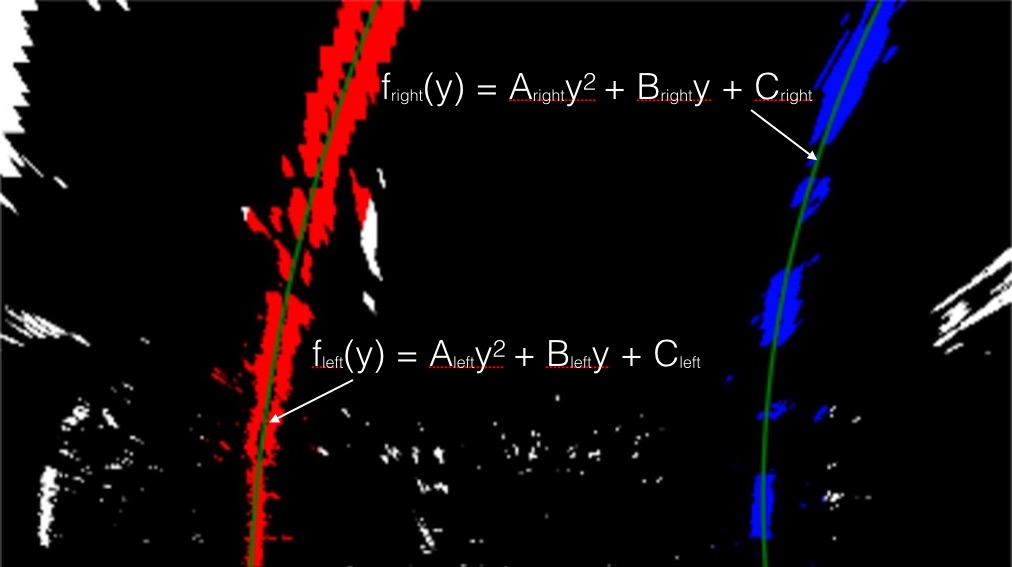
#> input picture examples/color_fit_lines.jpg, 1012 x 567 px; its folder holds only this picture in this run
$ python -i video_pipeline.py   (imports and definitions only)   (older library calls are emulated)
#> lines starting #> are read from the running program, lines starting #| are printed output that depends on the picture; after the words box and inside, x2 and y2 are one past the last pixel; in counts of white or black regions, pixels touching at a corner belong together
### image_thresholding.py
import numpy as np
import cv2


# Threshold functions
def abs_sobel_thresh(img, orient='x', sobel_kernel=3, thresh=(0, 255)):
    gray = cv2.cvtColor(img, cv2.COLOR_RGB2GRAY)
    if orient=='x':
        sobel = cv2.Sobel(gray, cv2.CV_64F, 1, 0, ksize=sobel_kernel)
    elif orient=='y':
        sobel = cv2.Sobel(gray, cv2.CV_64F, 0, 1, ksize=sobel_kernel)
    abs_sobel = np.abs(sobel)
    scaled_sobel = np.uint8(255*abs_sobel/np.max(abs_sobel))
    grad_binary = np.zeros_like(abs_sobel)
    grad_binary[(scaled_sobel >= thresh[0]) & (scaled_sobel <= thresh[1])] = 1
    return grad_binary


def mag_thresh(img, sobel_kernel=3, mag_thresh=(0, 255)):
    gray = cv2.cvtColor(img, cv2.COLOR_RGB2GRAY)
    sobelx = cv2.Sobel(gray, cv2.CV_64F, 1, 0, ksize=sobel_kernel)
    sobely = cv2.Sobel(gray, cv2.CV_64F, 0, 1, ksize=sobel_kernel)
    mag_sobel = np.sqrt(sobelx**2 + sobely**2)
    scaled_sobel = np.uint8(255*mag_sobel/np.max(mag_sobel))
    mag_binary = np.zeros_like(gray)
    mag_binary[(scaled_sobel >= mag_thresh[0]) & (scaled_sobel <= mag_thresh[1])] = 1
    return mag_binary


def dir_threshold(img, sobel_kernel=3, thresh=(0, np.pi / 2)):
    gray = cv2.cvtColor(img, cv2.COLOR_RGB2GRAY)
    sobelx = cv2.Sobel(gray, cv2.CV_64F, 1, 0, ksize=sobel_kernel)
    sobely = cv2.Sobel(gray, cv2.CV_64F, 0, 1, ksize=sobel_kernel)
    abs_sobelx = np.abs(sobelx)
    abs_sobely = np.abs(sobely)
    dir_sobel = np.arctan2(abs_sobely, abs_sobelx)
    binary_output = np.zeros_like(gray)
    binary_output[(dir_sobel >= thresh[0]) & (dir_sobel <= thresh[1])] = 1
    return binary_output


def hls_select(img, thresh=(0, 255)):
    # 1) Convert to HLS color space
    hls = cv2.cvtColor(img, cv2.COLOR_RGB2HLS)
    # 2) Apply a threshold to the S channel
    s = hls[:, :, 2]
    binary_output = np.zeros_like(s)
    binary_output[(s > thresh[0]) & (s <= thresh[1])] = 1
    # 3) Return a binary image of threshold result
    # binary_output = np.copy(img) # placeholder line
    return binary_output

def white_select(img, thresh=200):
    binary_output = np.zeros_like(img[:, :, 0])
    binary_output[(img[:,:,0] > thresh) & (img[:,:,1] > thresh) & (img[:,:,2] > thresh)] = 1
    # 3) Return a binary image of threshold result
    # binary_output = np.copy(img) # placeholder line
    return binary_output


def yellow_select(img, thresh=(0, 255)):
    rg_th = 125
    bl_th = 115
    binary_output = np.zeros_like(img[:, :, 0])
    binary_output[(img[:,:,0] > rg_th) & (img[:,:,1] > rg_th) & (img[:,:,2] < bl_th)] = 1
    # 3) Return a binary image of threshold result
    # binary_output = np.copy(img) # placeholder line
    return binary_output

### line_fit.py
import numpy as np
import cv2
import matplotlib.pyplot as plt


# Functions for polynomial fitting step
def find_lane_pixels(binary_warped):
    # Take a histogram of the bottom half of the image
    histogram = np.sum(binary_warped[binary_warped.shape[0] // 2:, :], axis=0)
    # Create an output image to draw on and visualize the result
    out_img = np.dstack((binary_warped, binary_warped, binary_warped))
    # Find the peak of the left and right halves of the histogram
    # These will be the starting point for the left and right lines
    midpoint = np.int(histogram.shape[0] // 2)
    leftx_base = np.argmax(histogram[:midpoint])
    rightx_base = np.argmax(histogram[midpoint:]) + midpoint

    # HYPERPARAMETERS
    nwindows = 9        # Choose the number of sliding windows
    margin = 130        # Set the width of the windows +/- margin
    minpix = 50         # Set minimum number of pixels found to recenter window

    # Set height of windows - based on nwindows above and image shape
    window_height = np.int(binary_warped.shape[0] // nwindows)
    # Identify the x and y positions of all nonzero pixels in the image
    nonzero = binary_warped.nonzero()
    nonzeroy = np.array(nonzero[0])
    nonzerox = np.array(nonzero[1])
    out_img[nonzeroy, nonzerox] = [255, 255, 255]
    # Current positions to be updated later for each window in nwindows
    leftx_current = leftx_base
    rightx_current = rightx_base
    # Create empty lists to receive left and right lane pixel indices
    left_lane_inds = []
    right_lane_inds = []

    # Step through the windows one by one
    for window in range(nwindows):
        # Identify window boundaries in x and y (and right and left)
        win_y_low = binary_warped.shape[0] - (window + 1) * window_height
        win_y_high = binary_warped.shape[0] - window * window_height
        # the four boundaries of the window
        win_xleft_low = leftx_current - margin
        win_xleft_high = leftx_current + margin
        win_xright_low = rightx_current - margin
        win_xright_high = rightx_current + margin
        # Draw the windows on the visualization image
        cv2.rectangle(out_img, (win_xleft_low, win_y_low),
                      (win_xleft_high, win_y_high), (0, 255, 0), 2)
        cv2.rectangle(out_img, (win_xright_low, win_y_low),
                      (win_xright_high, win_y_high), (0, 255, 0), 2)
        # Identify the nonzero pixels in x and y within the window
        good_left_inds = [i for i in range(len(nonzerox)) if
                          win_xleft_low < nonzerox[i] < win_xleft_high and
                          win_y_low < nonzeroy[i] < win_y_high]
        good_right_inds = [i for i in range(len(nonzerox)) if
                           win_xright_low < nonzerox[i] < win_xright_high and
                           win_y_low < nonzeroy[i] < win_y_high]
        # Append these indices to the lists
        left_lane_inds.append(good_left_inds)
        right_lane_inds.append(good_right_inds)
        # Recenter next window
        if len(good_left_inds) > minpix:
            leftx_current = np.int(np.mean(nonzerox[good_left_inds]))
        if len(good_right_inds) > minpix:
            rightx_current = np.int(np.mean(nonzerox[good_right_inds]))

    # Concatenate the arrays of indices (previously was a list of lists of pixels)
    try:
        left_lane_inds = np.concatenate(left_lane_inds).astype(int)
        right_lane_inds = np.concatenate(right_lane_inds).astype(int)
    except ValueError:      # Avoids an error if the above is not implemented fully
        print("Something bad happened")
        pass

    # Extract left and right line pixel positions
    leftx = nonzerox[left_lane_inds]
    lefty = nonzeroy[left_lane_inds]
    rightx = nonzerox[right_lane_inds]
    righty = nonzeroy[right_lane_inds]

    return leftx, lefty, rightx, righty, out_img


# [42 lines left out: functions find_lane_around_fit, fit_polynomial, not called in this run]


def fit(leftx, lefty, rightx, righty, y_px):
    if len(leftx) > 0 and len(rightx) > 0:
        # Fit a second order polynomial to each using `np.polyfit`
        left_fit = np.polyfit(lefty, leftx, 2)
        right_fit = np.polyfit(righty, rightx, 2)
        # Generate x and y values for plotting
        ploty = np.linspace(0, y_px - 1, y_px)
        left_px = left_fit[0] * ploty ** 2 + left_fit[1] * ploty + left_fit[2]
        right_px = right_fit[0] * ploty ** 2 + right_fit[1] * ploty + right_fit[2]
        return left_fit, right_fit, left_px, right_px, ploty
    else:
        print("Empty data!")
        return


def sanity_chk(ploty, left_px, right_px):
    sane = True
    err = ""
    width = (right_px[-1] - left_px[-1]) * 3.7/700
    if width > 4.5 or width < 3:                      # Is lane width around 3.7m (+/- 0.5)?
        sane = False
        err = "No right lane distance ({0:.1f})".format(width)
    farther = len(ploty)//2
    lane_dist = right_px[farther:] - left_px[farther:]
    sigma = np.max(lane_dist) / np.min(lane_dist)
    # print("max: {0:.3f} - min: {1:.3f}".format(np.max(lane_dist), np.min(lane_dist)))
    if sigma > 1.5:    # Are lanes more or less parallel?
        sane = False
        sg = "{0:.1f}".format(sigma)
        err = err + " - " + "No parallel lanes (" + sg + ")"
    # if left_curv < 1800 or right_curv < 1800:           # Is the curvature similar?
    #     if abs(left_curv - right_curv) > 500:
    #         sane = False
    #         err = err + " - " + "No same curvature"
    return sane, err


def find_curv(ally, left_fit, right_fit):
    ym_per_pix = 30 / 720       # meters per pixel in y dimension
    xm_per_pix = 3.7 / 700      # meters per pixel in x dimension
    ally_m = ally * ym_per_pix
    def curv(fit):
        a = (xm_per_pix / ym_per_pix ** 2) * fit[0]
        b = (xm_per_pix / ym_per_pix) * fit[1]
        return np.mean(((1 + (2 * a * ally_m + b) ** 2) ** (3 / 2)) / abs(2 * a))
    return curv(left_fit), curv(right_fit)

### Line.py
import numpy as np

# Class Line
class Line():
    def __init__(self):
        # number of frames to keep in history
        self.nframes = 4
        # history of x values lane and its average
        self.fit_x = None
        self.fit_x_hist = []
        # y values for detected line pixels
        self.fit_y = None
        # history of polynomial coefficients and its average
        self.fit_hist = []
        self.fit_avg = None
        # history of radius of curvature of the line in meters and its average
        self.curv_avg = None
        self.curv_hist = []
        # lane position closest to the vehicle in x
        self.base_pos = None

    def update(self, y, fit, x, curv):
        self.fit_y = y

        if len(self.fit_x_hist) >= self.nframes:
            self.fit_x_hist.pop(0)
            self.fit_hist.pop(0)
            self.curv_hist.pop(0)

        self.fit_x_hist.append(x)
        self.fit_hist.append(fit)
        self.curv_hist.append(curv)
        self.fit_x = np.mean(self.fit_x_hist, axis=0)
        self.fit_avg = np.mean(self.fit_hist, axis=0)
        self.curv_avg = np.mean(self.curv_hist)

        self.base_pos = self.fit_x[-1]

### video_pipeline.py
import numpy as np
import pickle
import cv2
import matplotlib.pyplot as plt
import matplotlib.image as mpimg
from moviepy.editor import VideoFileClip
from image_thresholding import *
from plotting_helpers import *
from line_fit import *
from Line import *


# *** PIPELINE ***
def pipeline(img):
    global error_im, skipped_frames

    # 1. Correct distorsion
    # open distorsion matrix
    try:
        saved_dist = pickle.load(open('calibrate_camera.p', 'rb'), encoding='latin1')
        mtx = saved_dist['mtx']
        dist = saved_dist['dist']
    except (OSError, IOError):  # No progress file yet available
        print("No saved distorsion data. Run camera_calibration.py")
    # apply correction
    undist = cv2.undistort(img, mtx, dist, None, mtx)

    # 2. Apply filters to get binary map
    ksize = 3
    gradx = abs_sobel_thresh(undist, orient='x', sobel_kernel=ksize, thresh=(10, 100))
    grady = abs_sobel_thresh(undist, orient='y', sobel_kernel=ksize, thresh=(5, 100))
    mag_bin = mag_thresh(undist, sobel_kernel=ksize, mag_thresh=(10, 200))
    dir_bin = dir_threshold(undist, sobel_kernel=15, thresh=(0.9, 1.2))
    hls_bin = hls_select(img, thresh=(50, 255))
    white_bin = white_select(img, thresh=195)
    yellow_bin = yellow_select(img)
    # combine filters to a final output
    combined = np.zeros_like(dir_bin)
    combined[((mag_bin == 1) & (dir_bin == 1) & (hls_bin == 1)) |
             ((white_bin == 1) | (yellow_bin == 1))] = 1

    # 3. Define trapezoid points on the road and transform perspective
    X = combined.shape[1]
    Y = combined.shape[0]
    src = np.float32(
            [[205, 720],
             [1075, 720],
             [700, 460],
             [580, 460]])
    dst = np.float32(
            [[300, 720],
             [980, 720],
             [980, 0],
             [300, 0]])
    # get perspective transformation matrix
    M = cv2.getPerspectiveTransform(src, dst)
    Minv = cv2.getPerspectiveTransform(dst, src)
    # warp the result of binary thresholds
    warped = cv2.warpPerspective(combined, M, (X,Y), flags=cv2.INTER_LINEAR)

    # 4. Get polinomial fit of lines
    # if > 4 frames skipped (or first frame, as skipped_frames is initialized to 100) do full search
    if skipped_frames > 5:
        fit_method = "Boxes"
        leftx, lefty, rightx, righty, out_img = find_lane_pixels(warped)
    else:
        fit_method = "Around fit"
        leftx, lefty, rightx, righty, out_img = find_lane_around_fit(warped, left_lane.fit_x, right_lane.fit_x)

    # fit polynomials and sanity check
    try:
        left_fit, right_fit, left_px, right_px, ploty = fit(leftx, lefty, rightx, righty, warped.shape[0])
        detected, err_msg = sanity_chk(ploty, left_px, right_px)
    except:
        detected, err_msg = False, "Empty data"

    if detected: skipped_frames = 0
    else:        skipped_frames += 1

    # 5. Calculate distance to center, curvature, and update Line objects
    if detected or (fit_method == "Boxes" and err_msg != "Empty data"):
        left_curv, right_curv = find_curv(ploty, left_fit, right_fit)
        left_lane.update(ploty, left_fit, left_px, left_curv)
        right_lane.update(ploty, right_fit, right_px, right_curv)
    lane_w = (right_lane.base_pos - left_lane.base_pos) * 3.7/700
    offset = (((right_lane.base_pos + left_lane.base_pos) - img.shape[1]) / 2) * 3.7/700

    # 6. Plot fitted lanes into original image
    # Create an image to draw the lines on
    warp_zero = np.zeros_like(warped).astype(np.uint8)
    color_warp = np.dstack((warp_zero, warp_zero, warp_zero))

    # Recast the x and y points into usable format for cv2.fillPoly()
    pts_left = np.array([np.transpose(np.vstack([left_lane.fit_x, left_lane.fit_y]))])
    pts_right = np.array([np.flipud(np.transpose(np.vstack([right_lane.fit_x, right_lane.fit_y])))])
    pts = np.hstack((pts_left, pts_right))

    # Draw the lane onto the warped blank image
    cv2.fillPoly(color_warp, np.int_([pts]), (0,255, 0))

    # Warp the blank back to original image space using inverse perspective matrix (Minv)
    newwarp = cv2.warpPerspective(color_warp, Minv, (img.shape[1], img.shape[0]))

    # Combine the result with the original image
    result = cv2.addWeighted(undist, 1, newwarp, 0.3, 0)

    # if error save original img to check closely in image pipeline
    if 1 < skipped_frames < 3:
        mpimg.imsave(err_msg + "_" + str(error_im) + ".jpg", img)
        error_im += 1

    # Add text
    road_curv = (left_lane.curv_avg + right_lane.curv_avg) // 2
    if road_curv > 2000:
        road_curv_text = "Road curvature: straight"
    else:
        road_curv_text = "Road curvature: " + str(road_curv) + "m"
    side = {True: "left", False: "right"}
    offset_txt = "Car is {0:.2f}m {1:s} of center".format(offset, side[offset > 0])

    for i, txt in enumerate([road_curv_text, offset_txt]):
        cv2.putText(result, txt, (75, 75 * (i+1)), cv2.FONT_HERSHEY_SIMPLEX, 2, (255, 255, 255), 3)

    # [12 lines of commented-out code are left out]

    return result


# *** MAIN ***
# define global variables to use in the pipeline
left_lane = Line()
right_lane = Line()
error_im = 1
skipped_frames = 100
# load video
clip_name = "challenge_video"
# [1 line that did not run here, left out]
# run video through the pipeline and save output
# [1 line that did not run here, left out]
# [1 line not run here, left out]

>>> import cv2
>>> picture = cv2.imread('examples/color_fit_lines.jpg')
#> picture is the input picture: shape (567, 1012, 3); mean B, G, R 11.4, 8.2, 15.7
>>> result = pipeline(picture)
#> (reads calibrate_camera.p from the repository)
#> in pipeline, `gradx = abs_sobel_thresh(undist, orient='x', sobel_kernel=ksize, thres..`:
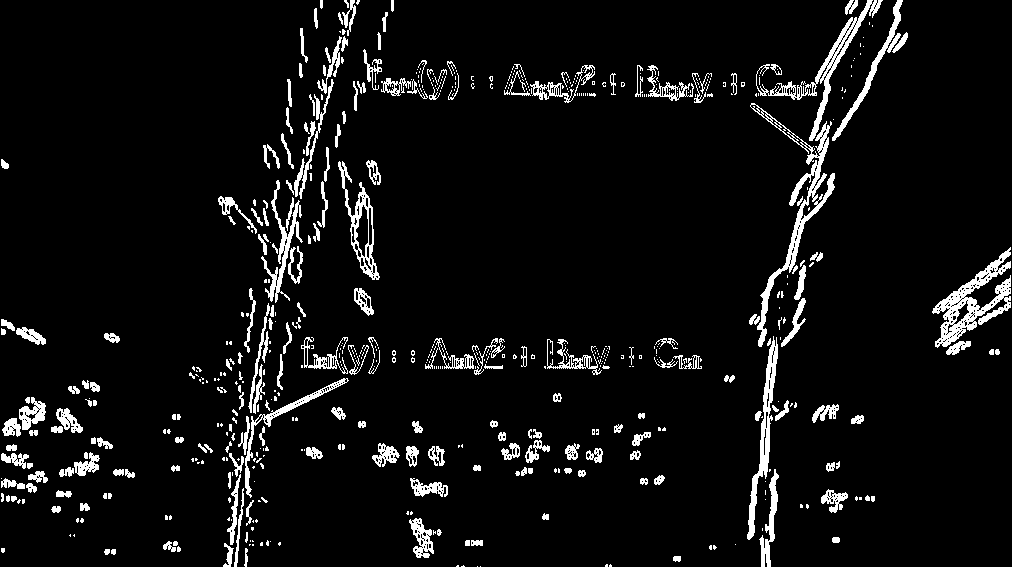
#> gradx: shape (567, 1012) float64; values 0 (black) and 1 (white), 6.2% white; 612 white regions (389 under 20 px), largest, box (x1, y1, x2, y2) and area: (750, 103, 835, 347) 2502, (932, 247, 1011, 348) 2490, (756, 0, 883, 141) 1837
#> in dir_threshold, `sobely = cv2.Sobel(gray, cv2.CV_64F, 0, 1, ksize=sobel_kernel)`:
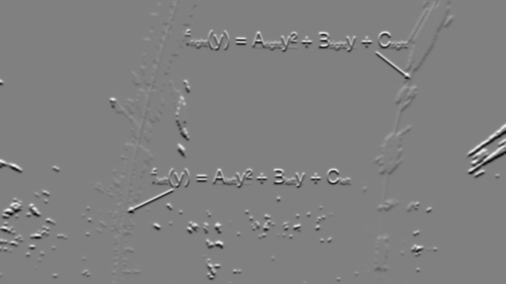
#> sobely: shape (567, 1012) float64 (shown at 1/2 size); min -5.81e+09, max 5.69e+09, mean -734891.2; drawn with min black and max white
#> in dir_threshold, `dir_sobel = np.arctan2(abs_sobely, abs_sobelx)`:
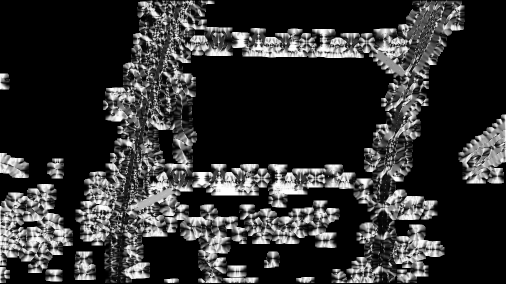
#> dir_sobel: shape (567, 1012) float64 (shown at 1/2 size); min 0, max 1.57, mean 0.303; drawn with min black and max white
#> in pipeline, `dir_bin = dir_threshold(undist, sobel_kernel=15, thresh=(0.9, 1.2))`:
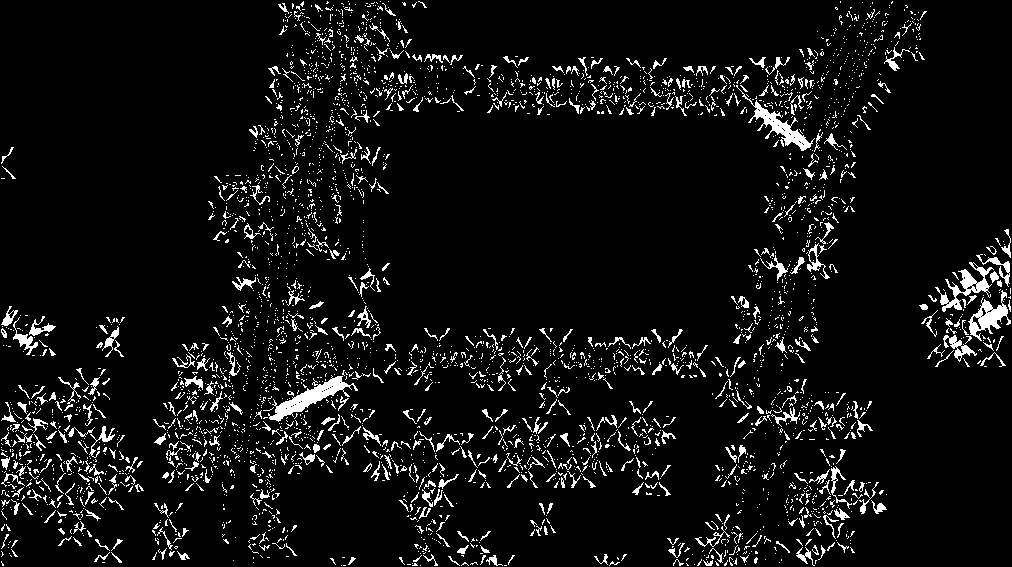
#> dir_bin: shape (567, 1012); values 0 (black) and 1 (white), 6.5% white in thin lines or dots
#> after the loop in find_lane_pixels, `for window in range(nwindows):`:
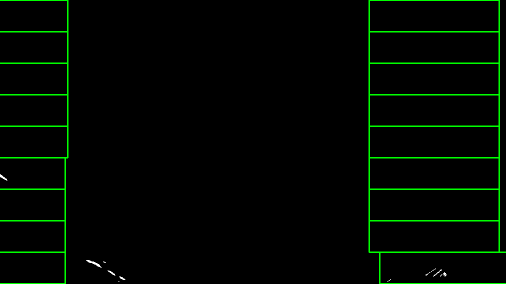
#> out_img: shape (567, 1012, 3) (shown at 1/2 size); mean of channels 0, 1, 2 0.2, 7.1, 0.2; drawn as B, G, R
#> in pipeline, `cv2.fillPoly(color_warp, np.int_([pts]), (0,255, 0))`:
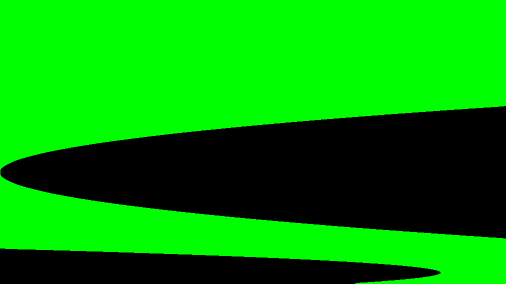
#> color_warp: shape (567, 1012, 3) (shown at 1/2 size); mean of channels 0, 1, 2 0, 155.6, 0; drawn as B, G, R
#> after the loop in pipeline, `for i, txt in enumerate([road_curv_text, offset_txt]):`:
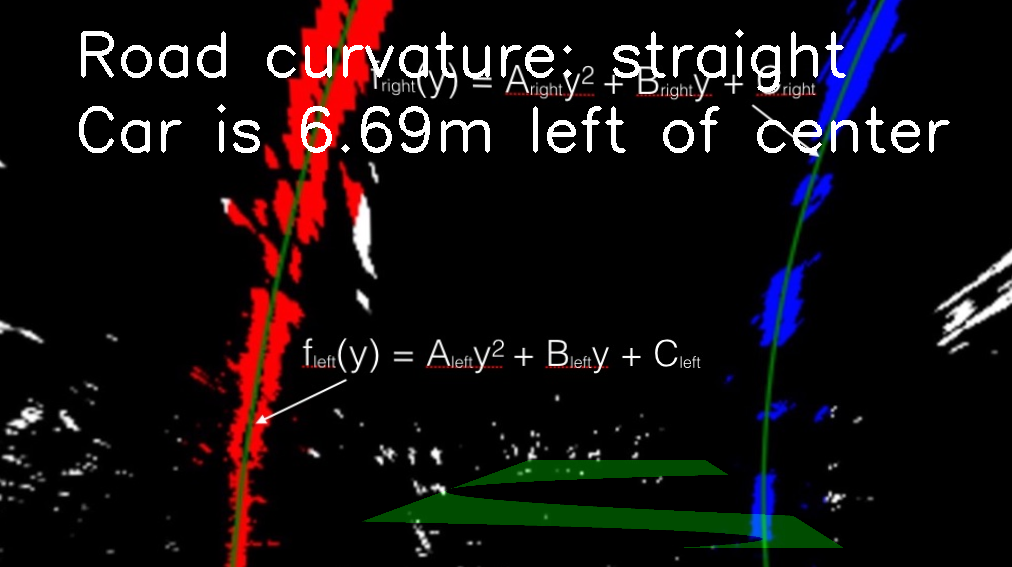
#> result: shape (567, 1012, 3); mean B, G, R 16.2, 14.9, 20.8
